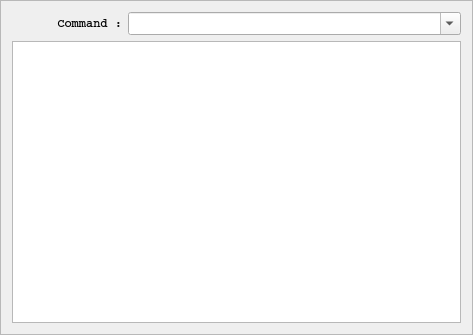
<ui version="4.0" >
 <class>TQtRootCommand</class>
 <widget class="QFrame" name="TQtRootCommand" >
  <property name="geometry" >
   <rect>
    <x>0</x>
    <y>0</y>
    <width>473</width>
    <height>335</height>
   </rect>
  </property>
  <property name="windowTitle" >
   <string>ROOT Command Console</string>
  </property>
  <property name="frameShape" >
   <enum>QFrame::StyledPanel</enum>
  </property>
  <property name="frameShadow" >
   <enum>QFrame::Raised</enum>
  </property>
  <layout class="QVBoxLayout" name="verticalLayout" >
   <item>
    <layout class="QHBoxLayout" name="horizontalLayout" >
     <item>
      <widget class="QLabel" name="fLabel" >
       <property name="sizePolicy" >
        <sizepolicy vsizetype="Preferred" hsizetype="Fixed" >
         <horstretch>0</horstretch>
         <verstretch>0</verstretch>
        </sizepolicy>
       </property>
       <property name="minimumSize" >
        <size>
         <width>110</width>
         <height>0</height>
        </size>
       </property>
       <property name="font" >
        <font>
         <family>Courier</family>
         <weight>75</weight>
         <bold>true</bold>
        </font>
       </property>
       <property name="text" >
        <string>Command :</string>
       </property>
       <property name="alignment" >
        <set>Qt::AlignRight|Qt::AlignTrailing|Qt::AlignVCenter</set>
       </property>
      </widget>
     </item>
     <item>
      <widget class="QComboBox" name="fComboCmd" >
       <property name="sizePolicy" >
        <sizepolicy vsizetype="Fixed" hsizetype="Ignored" >
         <horstretch>0</horstretch>
         <verstretch>0</verstretch>
        </sizepolicy>
       </property>
       <property name="font" >
        <font>
         <family>Courier</family>
        </font>
       </property>
       <property name="toolTip" >
        <string>enter the arbitrary ROOT command here</string>
       </property>
       <property name="editable" >
        <bool>true</bool>
       </property>
       <property name="insertPolicy" >
        <enum>QComboBox::InsertAtTop</enum>
       </property>
      </widget>
     </item>
    </layout>
   </item>
   <item>
    <widget class="QPlainTextEdit" name="fStatus" >
     <property name="font" >
      <font>
       <family>Courier</family>
      </font>
     </property>
     <property name="toolTip" >
      <string>Output widget to display the  ROOT stdout contents</string>
     </property>
     <property name="tabChangesFocus" >
      <bool>true</bool>
     </property>
     <property name="undoRedoEnabled" >
      <bool>false</bool>
     </property>
     <property name="readOnly" >
      <bool>true</bool>
     </property>
     <property name="textInteractionFlags" >
      <set>Qt::LinksAccessibleByKeyboard|Qt::LinksAccessibleByMouse|Qt::TextBrowserInteraction|Qt::TextSelectableByKeyboard|Qt::TextSelectableByMouse</set>
     </property>
    </widget>
   </item>
  </layout>
 </widget>
 <resources/>
 <connections/>
</ui>
